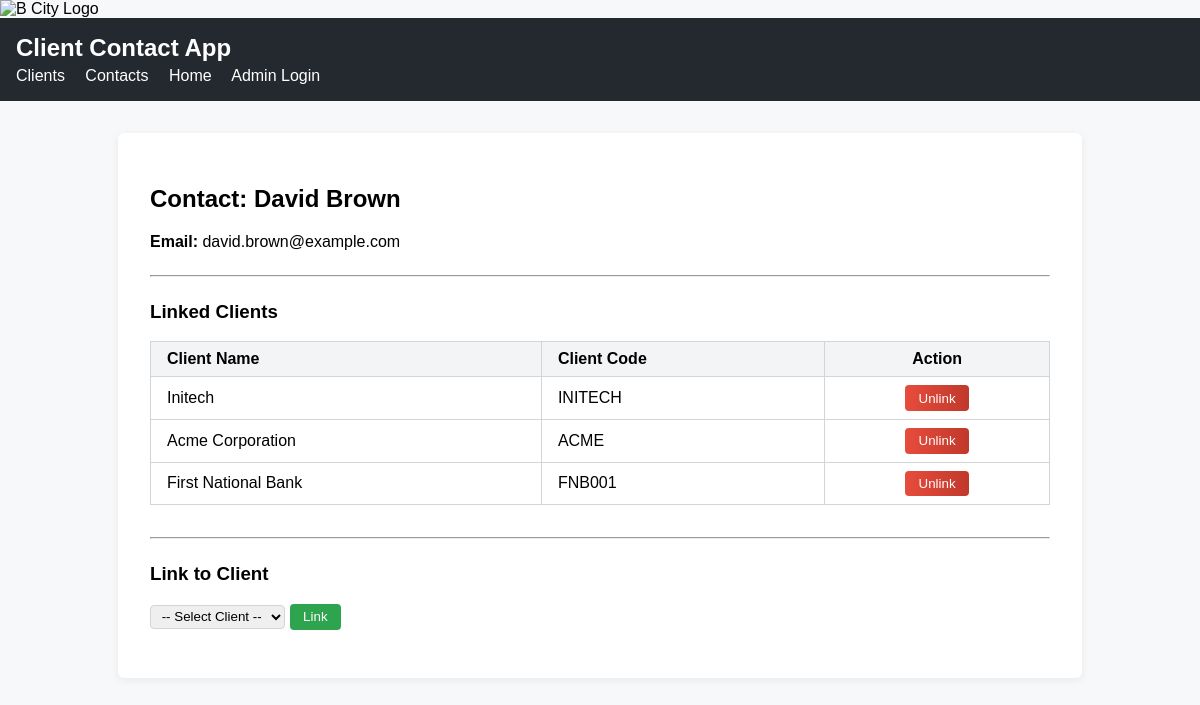
Before: /contacts/4 with the older database file.
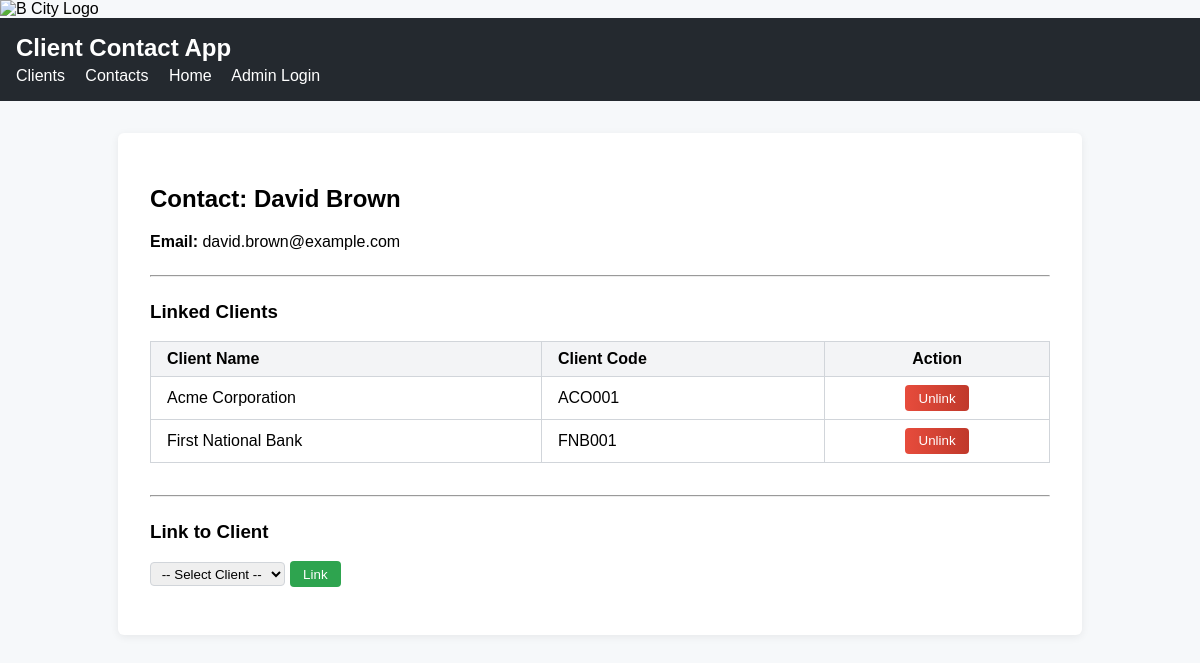
After: the same page with the newer database file.
### models/client.py (models this page shows, shortened)
class Client(db.Model):
    __tablename__ = 'client'
    id = db.Column(db.Integer, primary_key=True)
    name = db.Column(db.String(100), nullable=False)
    client_code = db.Column(db.String(50), nullable=False, unique=True)
    contacts = db.relationship(
        'Contact',
        secondary='client_contact',
        back_populates='clients'
    )

### routes/contact.py (the view)
@contact_bp.route('/<int:contact_id>')
def view_contact(contact_id):
    contact = Contact.query.get_or_404(contact_id)
    linked_clients = contact.clients
    return render_template('contact_detail.html', contact=contact, clients=linked_clients)

### templates/contact_detail.html (shortened to what this page needs)
{% extends 'base.html' %}
{% block content %}
<div class="container">
    <h2>Contact: {{ contact.name }} {{ contact.surname }}</h2>
    <p><b>Email:</b> {{ contact.email }}</p>
    <hr style="margin: 24px 0;">
    <h3>Linked Clients</h3>
    {% if clients and clients|length > 0 %}
    <table class="table table-bordered">
        <thead>
            <tr>
                <th style="text-align:left;">Client Name</th>
                <th style="text-align:left;">Client Code</th>
                <th style="text-align:center;">Action</th>
            </tr>
        </thead>
        <tbody>
        {% for client in clients %}
        <tr id="client-row-{{ client.id }}">
            <td style="text-align:left;">{{ client.name }}</td>
            <td style="text-align:left;">{{ client.client_code }}</td>
            <td style="text-align:center;">
                <button class="btn btn-danger btn-sm unlink-btn" data-client-id="{{ client.id }}">Unlink</button>
            </td>
        </tr>
        {% endfor %}
        </tbody>
    </table>
    {% else %}
        <div class="alert alert-warning">No client(s) found</div>
    {% endif %}
    <hr style="margin: 24px 0;">
    <h3>Link to Client</h3>
    <form id="link-client-form" class="form-inline" style="margin-bottom:16px;">
        <select name="client_id" id="client_id" class="form-select" style="width:auto; display:inline-block;">
            <option value="">-- Select Client --</option>
        </select>
        <button type="submit" class="btn btn-success">Link</button>
    </form>
</div>
{% endblock %}

Changed rows visible on the page:
removed Client: name "Initech", client_code "INITECH"
changed Client "Acme Corporation": client_code "ACME" → "ACO001"
